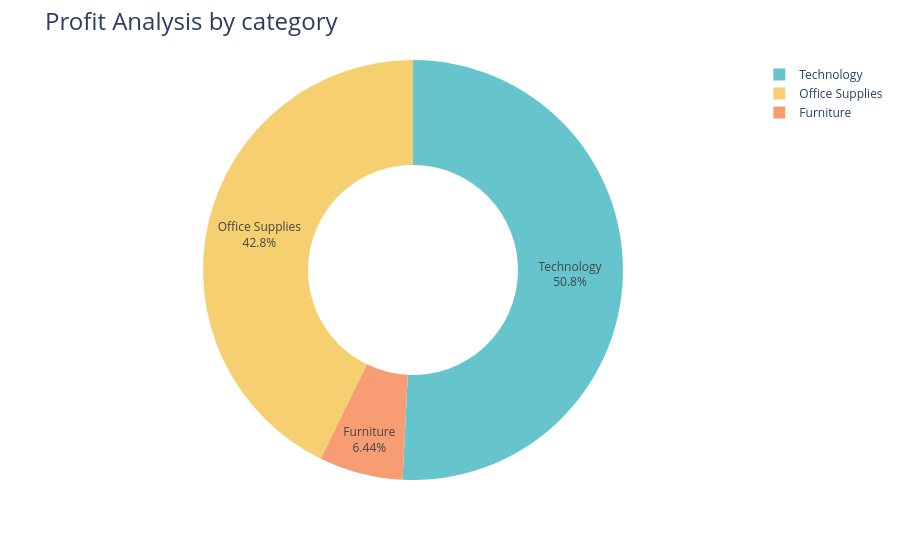

Notebook source saved alongside this figure:
### Code cell
fig = px.pie(profit_by_category,
            values = 'Profit',
            names = 'Category',
            hole = 0.5,
            color_discrete_sequence = px.colors.qualitative.Pastel)

fig.update_traces(textposition = 'inside', textinfo = 'percent+label')
fig.update_layout(title_text = "Profit Analysis by category", title_font = dict(size =24))
fig.show()

### Figure 1 — Plotly figure (JSON) as saved in the notebook; plotly's stock layout.template omitted (floating-point values rounded to 4 significant figures)
{"data": [{"domain": {"x": [0, 1], "y": [0, 1]}, "hole": 0.5, "hovertemplate": "Category=%{label}<br>Profit=%{value}<extra></extra>", "labels": ["Furniture", "Office Supplies", "Technology"], "legendgroup": "", "name": "", "showlegend": true, "textinfo": "percent+label", "textposition": "inside", "type": "pie", "values": [18450.0, 122500.0, 145500.0]}], "layout": {"legend": {"tracegroupgap": 0}, "margin": {"t": 60}, "piecolorway": ["rgb(102, 197, 204)", "rgb(246, 207, 113)", "rgb(248, 156, 116)", "rgb(220, 176, 242)", "rgb(135, 197, 95)", "rgb(158, 185, 243)", "rgb(254, 136, 177)", "rgb(201, 219, 116)", "rgb(139, 224, 164)", "rgb(180, 151, 231)", "rgb(179, 179, 179)"], "title": {"font": {"size": 24}, "text": "Profit Analysis by category"}}}
